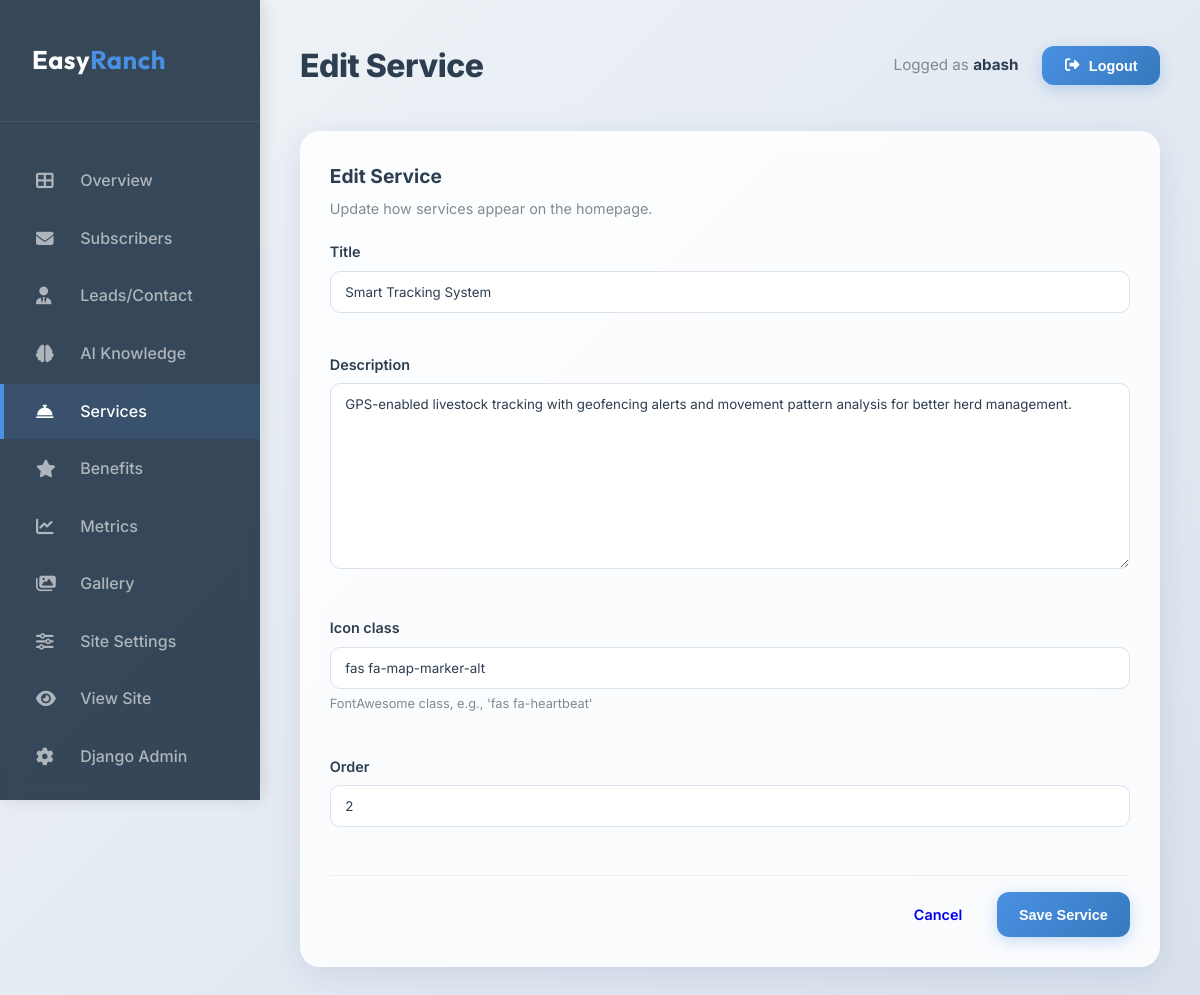
Before: /dashboard/services/2/edit/ (signed in) with the older database file.
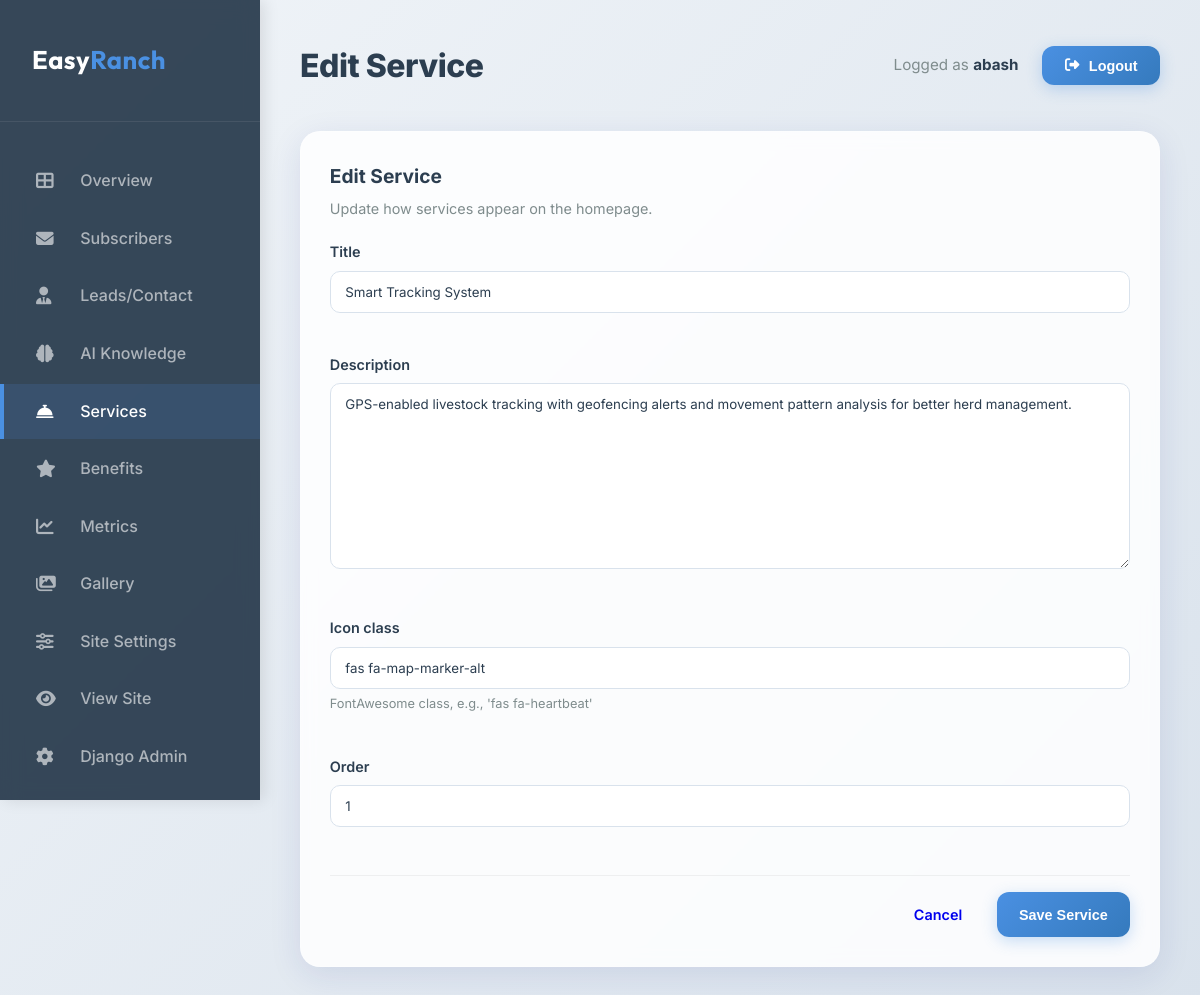
After: the same page with the newer database file.
### core/models.py (models this page shows, shortened)
class Service(models.Model):
    title = models.CharField(max_length=100)
    description = models.TextField()
    icon_class = models.CharField(max_length=50, help_text="FontAwesome class, e.g., 'fas fa-heartbeat'")
    order = models.PositiveIntegerField(default=0)
    class Meta:
        ordering = ['order']

### core/views_dashboard.py (the view)
# urls.py: path('dashboard/services/<int:pk>/edit/', views_dashboard.DashboardServiceUpdateView.as_view(), name='dashboard_services_edit'),
class DashboardServiceUpdateView(DashboardFormFeedbackMixin, StaffRequiredMixin, UpdateView):
    model = Service
    template_name = 'dashboard/service_form.html'
    fields = ['title', 'description', 'icon_class', 'order']
    success_url = reverse_lazy('dashboard_services')
    success_message = "Service updated successfully."
    def get_context_data(self, **kwargs):
        context = super().get_context_data(**kwargs)
        context['title'] = "Edit Service"
        return context

### core/views_dashboard.py (called while the page is built)
    @method_decorator(staff_member_required(login_url='admin:login'))
    def dispatch(self, *args, **kwargs):
        return super().dispatch(*args, **kwargs)

### templates/dashboard/service_form.html (shortened to what this page needs)
{% extends 'dashboard/base.html' %}
{% block page_title %}{{ title }}{% endblock %}
{% block content %}
<div class="db-card db-form-card">
    <div class="db-form-header">
        <h3>{{ title }}</h3>
        <p>Update how services appear on the homepage.</p>
    </div>
    <form method="post" class="db-form" novalidate>
        <div class="db-form-grid">
        {% for field in form %}
        <div class="form-group">
            <label for="{{ field.id_for_label }}">{{ field.label }}</label>
            {{ field }}
            {% if field.help_text %}<small class="form-help">{{ field.help_text }}</small>{% endif %}
        </div>
        {% endfor %}
        </div>
        <div class="db-form-actions">
            <a href="{% url 'dashboard_services' %}" class="db-btn">Cancel</a>
            <button type="submit" class="db-btn db-btn-primary">Save Service</button>
        </div>
    </form>
</div>
{% endblock %}

Changed rows visible on the page:
changed Service "Smart Tracking System": order "2" → "1"
